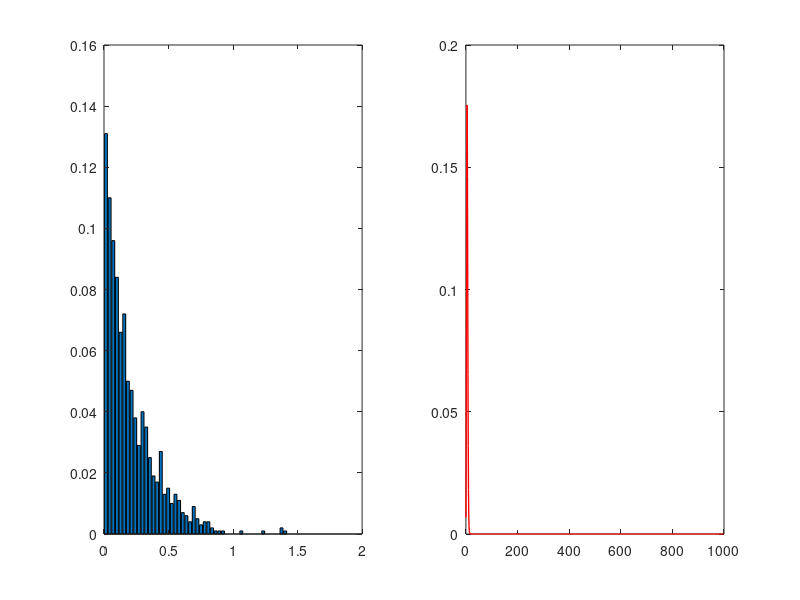

MATLAB code for this plot:
lambda=input('Enter lambda value: ');

kYi=0; k=0; % initialise
N=1000; %sample size

for i=1:10000
    while (kYi < 1)
        kYi = kYi -(1/lambda) * log(rand(1,N));
        k=k+1;
    end
end
X=k-1; % sets x -> k-1

bins=50;
[Y,Xbins]=hist(kYi,bins);
p=Y/N;
subplot(1,2,1); % first plot 
bar(Xbins,p);
subplot(1,2,2); % second plot 
x=0:1000;
y=poisspdf(x,lambda);
plot(x,y,'r', 'linewidth',1)
